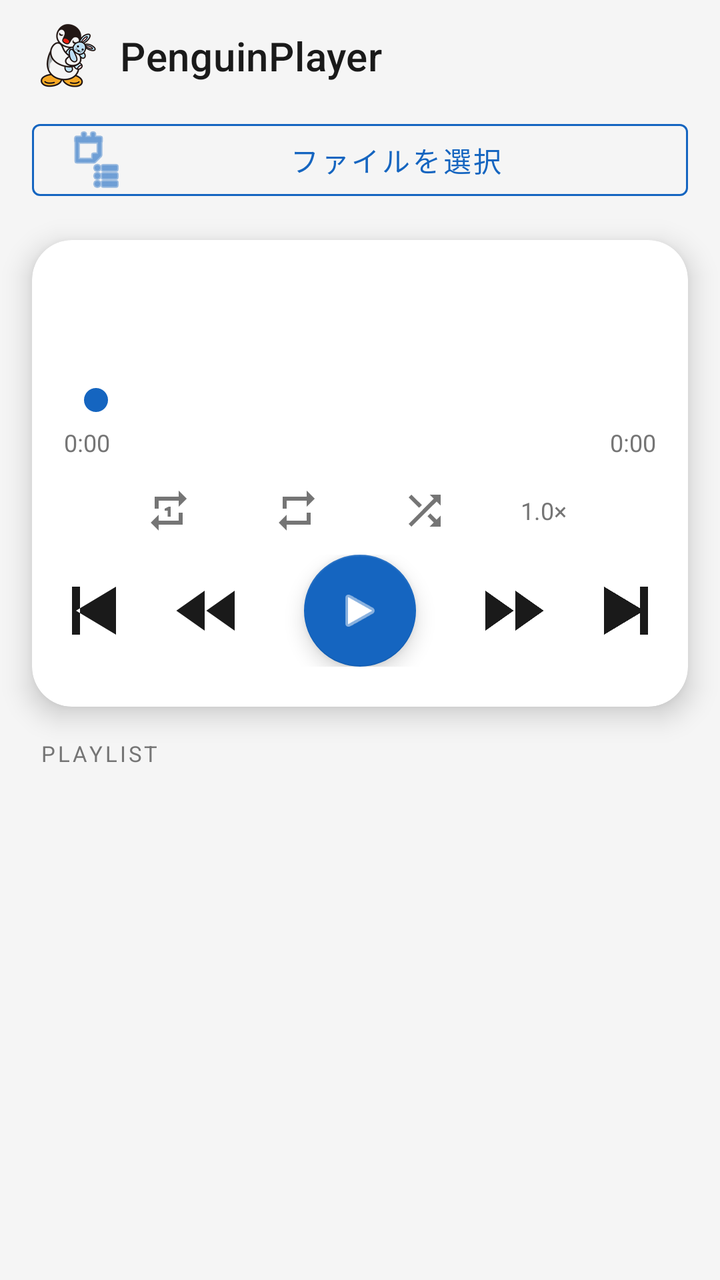
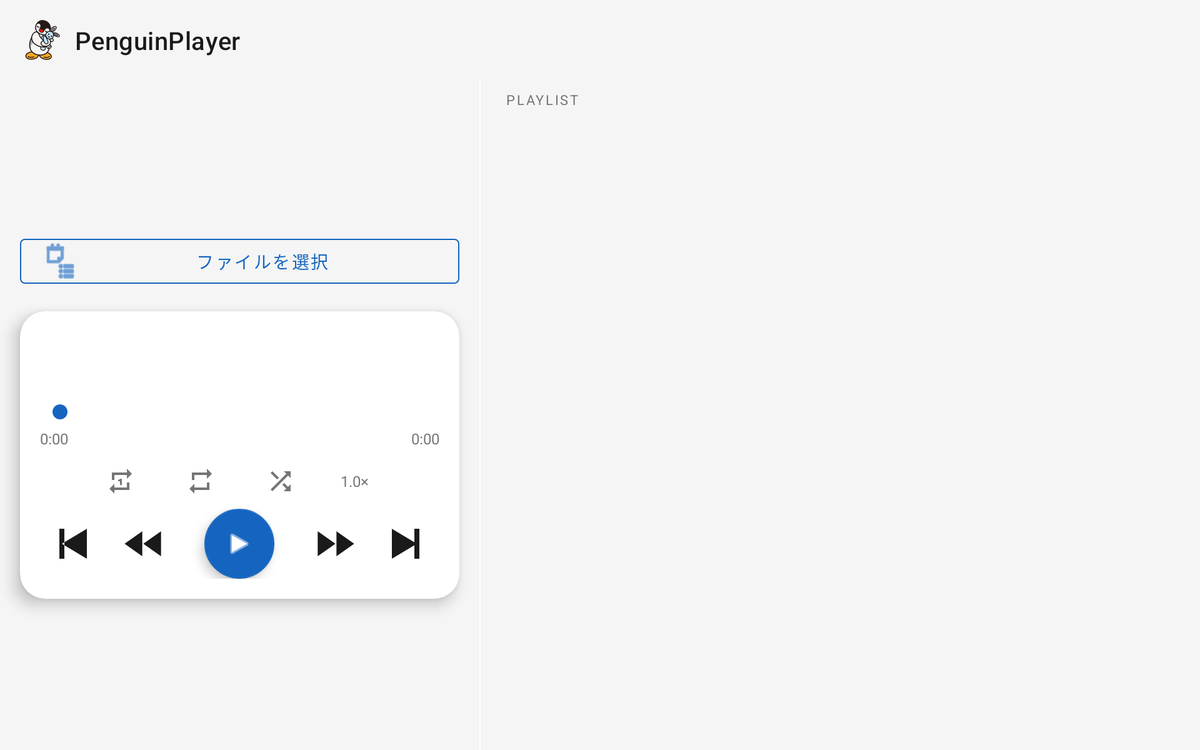

Compare how this app lays out the same screen by default and in its alternative resource folder. The renders come first, then the two layout files and the values they reference.
<!-- AndroidManifest.xml: application theme Theme.PenguinPlayer -->
<!-- res/layout/activity_main.xml -->
<?xml version="1.0" encoding="utf-8"?>
<androidx.coordinatorlayout.widget.CoordinatorLayout
    xmlns:android="http://schemas.android.com/apk/res/android"
    xmlns:app="http://schemas.android.com/apk/res-auto"
    android:layout_width="match_parent"
    android:layout_height="match_parent"
    android:background="@color/background">

    <com.google.android.material.appbar.AppBarLayout
        android:layout_width="match_parent"
        android:layout_height="wrap_content"
        android:backgroundTint="@color/background"
        app:elevation="0dp">

        <com.google.android.material.appbar.MaterialToolbar
            android:id="@+id/toolbar"
            android:layout_width="match_parent"
            android:layout_height="?attr/actionBarSize"
            app:logo="@drawable/img_toolbar_penguin_spaced"
            app:logoDescription="Penguin"
            app:title="PenguinPlayer"
            app:titleTextColor="@color/text_primary"
            app:titleTextAppearance="@style/TextAppearance.MaterialComponents.Headline6" />
    </com.google.android.material.appbar.AppBarLayout>

    
    <LinearLayout
        android:layout_width="match_parent"
        android:layout_height="match_parent"
        android:orientation="vertical"
        app:layout_behavior="@string/appbar_scrolling_view_behavior">

        
        <com.google.android.material.button.MaterialButton
            android:id="@+id/btnSelectStorage"
            style="@style/Widget.MaterialComponents.Button.OutlinedButton"
            android:layout_width="match_parent"
            android:layout_height="48dp"
            android:layout_marginHorizontal="16dp"
            android:layout_marginTop="0dp"
            android:layout_marginBottom="16dp"
            android:text="@string/select_storage"
            android:textColor="@color/primary"
            app:strokeColor="@color/primary"
            app:icon="@android:drawable/ic_menu_agenda"
            app:iconTint="@color/primary" />

        
        <com.google.android.material.card.MaterialCardView
            android:layout_width="match_parent"
            android:layout_height="wrap_content"
            android:layout_marginHorizontal="16dp"
            android:layout_marginBottom="16dp"
            app:cardBackgroundColor="@color/surface_card"
            app:cardCornerRadius="20dp"
            app:cardElevation="8dp">

            <LinearLayout
                android:layout_width="match_parent"
                android:layout_height="wrap_content"
                android:orientation="vertical"
                android:padding="16dp">

                
                <TextView
                    android:id="@+id/tvTrackTitle"
                    android:layout_width="match_parent"
                    android:layout_height="wrap_content"
                    android:text=""
                    android:textColor="@color/text_primary"
                    android:textSize="17sp"
                    android:textStyle="bold"
                    android:gravity="center"
                    android:maxLines="1"
                    android:ellipsize="end"
                    android:layout_marginBottom="4dp" />

                
                <TextView
                    android:id="@+id/tvFileName"
                    android:layout_width="match_parent"
                    android:layout_height="wrap_content"
                    android:text=""
                    android:textColor="@color/text_secondary"
                    android:textSize="12sp"
                    android:gravity="center"
                    android:layout_marginBottom="12dp" />

                
                <SeekBar
                    android:id="@+id/seekBar"
                    android:layout_width="match_parent"
                    android:layout_height="wrap_content"
                    android:progress="0"
                    android:max="100"
                    android:progressTint="@color/primary"
                    android:thumbTint="@color/primary"
                    android:progressBackgroundTint="@color/surface"
                    android:layout_marginBottom="4dp" />

                
                <LinearLayout
                    android:layout_width="match_parent"
                    android:layout_height="wrap_content"
                    android:orientation="horizontal"
                    android:layout_marginBottom="10dp">

                    <TextView
                        android:id="@+id/tvCurrentTime"
                        android:layout_width="0dp"
                        android:layout_height="wrap_content"
                        android:layout_weight="1"
                        android:text="0:00"
                        android:textColor="@color/text_secondary"
                        android:textSize="12sp" />

                    <TextView
                        android:id="@+id/tvTotalTime"
                        android:layout_width="wrap_content"
                        android:layout_height="wrap_content"
                        android:text="0:00"
                        android:textColor="@color/text_secondary"
                        android:textSize="12sp" />
                </LinearLayout>

                
                <LinearLayout
                    android:layout_width="match_parent"
                    android:layout_height="wrap_content"
                    android:orientation="horizontal"
                    android:gravity="center"
                    android:layout_marginBottom="6dp">

                    <ImageButton
                        android:id="@+id/btnRepeatOne"
                        android:layout_width="32dp"
                        android:layout_height="32dp"
                        android:src="@drawable/ic_repeat_one"
                        android:background="?attr/selectableItemBackgroundBorderless"
                        android:tint="@color/text_secondary"
                        android:contentDescription="1曲リピート" />

                    <ImageButton
                        android:id="@+id/btnRepeatAll"
                        android:layout_width="32dp"
                        android:layout_height="32dp"
                        android:src="@drawable/ic_repeat"
                        android:background="?attr/selectableItemBackgroundBorderless"
                        android:tint="@color/text_secondary"
                        android:layout_marginHorizontal="32dp"
                        android:contentDescription="リストリピート" />

                    <ImageButton
                        android:id="@+id/btnShuffle"
                        android:layout_width="32dp"
                        android:layout_height="32dp"
                        android:src="@drawable/ic_shuffle"
                        android:background="?attr/selectableItemBackgroundBorderless"
                        android:tint="@color/text_secondary"
                        android:contentDescription="シャッフル" />

                    <TextView
                        android:id="@+id/tvPlaybackSpeed"
                        android:layout_width="wrap_content"
                        android:layout_height="wrap_content"
                        android:text="1.0×"
                        android:textColor="@color/text_secondary"
                        android:textSize="12sp"
                        android:layout_marginStart="24dp"
                        android:paddingHorizontal="8dp"
                        android:paddingVertical="4dp"
                        android:background="?attr/selectableItemBackgroundBorderless"
                        android:contentDescription="再生速度" />
                </LinearLayout>

                
                <LinearLayout
                    android:layout_width="match_parent"
                    android:layout_height="wrap_content"
                    android:orientation="horizontal"
                    android:gravity="center"
                    android:layout_marginBottom="4dp">

                    <ImageButton
                        android:id="@+id/btnSkipPrev"
                        android:layout_width="48dp"
                        android:layout_height="48dp"
                        android:padding="0dp"
                        android:scaleType="fitCenter"
                        android:src="@drawable/ic_skip_previous"
                        android:background="?attr/selectableItemBackgroundBorderless"
                        android:tint="@color/text_primary"
                        android:contentDescription="Skip Previous" />

                    <ImageButton
                        android:id="@+id/btnRewind"
                        android:layout_width="48dp"
                        android:layout_height="48dp"
                        android:padding="4dp"
                        android:scaleType="fitCenter"
                        android:src="@drawable/ic_rewind"
                        android:background="?attr/selectableItemBackgroundBorderless"
                        android:tint="@color/text_primary"
                        android:layout_marginHorizontal="8dp"
                        android:contentDescription="Rewind" />

                    <com.google.android.material.floatingactionbutton.FloatingActionButton
                        android:id="@+id/fabPlayPause"
                        android:layout_width="wrap_content"
                        android:layout_height="wrap_content"
                        android:layout_marginHorizontal="16dp"
                        android:src="@android:drawable/ic_media_play"
                        app:backgroundTint="@color/primary"
                        app:tint="@color/white"
                        android:contentDescription="Play/Pause" />

                    <ImageButton
                        android:id="@+id/btnFastForward"
                        android:layout_width="48dp"
                        android:layout_height="48dp"
                        android:padding="4dp"
                        android:scaleType="fitCenter"
                        android:src="@drawable/ic_fast_forward"
                        android:background="?attr/selectableItemBackgroundBorderless"
                        android:tint="@color/text_primary"
                        android:layout_marginHorizontal="8dp"
                        android:contentDescription="Fast Forward" />

                    <ImageButton
                        android:id="@+id/btnSkipNext"
                        android:layout_width="48dp"
                        android:layout_height="48dp"
                        android:padding="0dp"
                        android:scaleType="fitCenter"
                        android:src="@drawable/ic_skip_next"
                        android:background="?attr/selectableItemBackgroundBorderless"
                        android:tint="@color/text_primary"
                        android:contentDescription="Skip Next" />
                </LinearLayout>
            </LinearLayout>
        </com.google.android.material.card.MaterialCardView>

        
        <TextView
            android:layout_width="match_parent"
            android:layout_height="wrap_content"
            android:text="@string/playlist"
            android:textColor="@color/text_secondary"
            android:textSize="11sp"
            android:letterSpacing="0.12"
            android:layout_marginBottom="8dp"
            android:layout_marginHorizontal="20dp" />

        
        <androidx.recyclerview.widget.RecyclerView
            android:id="@+id/rvPlaylist"
            android:layout_width="match_parent"
            android:layout_height="0dp"
            android:layout_weight="1"
            android:paddingHorizontal="16dp"
            android:paddingBottom="16dp"
            android:clipToPadding="false" />

    </LinearLayout>

</androidx.coordinatorlayout.widget.CoordinatorLayout>
<!-- resources referenced by this layout -->
<resources>
  <color name="background">#F5F5F5</color>
  <color name="primary">#1565C0</color>
  <color name="surface">#FFFFFF</color>
  <color name="surface_card">#FFFFFF</color>
  <color name="text_primary">#1A1A1A</color>
  <color name="text_secondary">#757575</color>
  <color name="white">#FFFFFF</color>
  <!-- drawable ic_fast_forward (drawable) -->
  <?xml version="1.0" encoding="utf-8"?>
  <vector xmlns:android="http://schemas.android.com/apk/res/android"
      android:width="24dp"
      android:height="24dp"
      android:viewportWidth="24"
      android:viewportHeight="24">
      <path
          android:fillColor="@android:color/black"
          android:pathData="M4,18l8.5,-6L4,6v12zM13,6v12l8.5,-6L13,6z"/>
  </vector>
  <!-- drawable ic_repeat (drawable) -->
  <?xml version="1.0" encoding="utf-8"?>
  <vector xmlns:android="http://schemas.android.com/apk/res/android"
      android:width="24dp"
      android:height="24dp"
      android:viewportWidth="24"
      android:viewportHeight="24">
      <path
          android:fillColor="#FF000000"
          android:pathData="M7,7h10v3l4,-4 -4,-4v3H5v6h2V7zm10,10H7v-3l-4,4 4,4v-3h12v-6h-2v4z"/>
  </vector>
  <!-- drawable ic_repeat_one (drawable) -->
  <?xml version="1.0" encoding="utf-8"?>
  <vector xmlns:android="http://schemas.android.com/apk/res/android"
      android:width="24dp"
      android:height="24dp"
      android:viewportWidth="24"
      android:viewportHeight="24">
      <path
          android:fillColor="#FF000000"
          android:pathData="M7,7h10v3l4,-4 -4,-4v3H5v6h2V7zm10,10H7v-3l-4,4 4,4v-3h12v-6h-2v4zm-4,-2v-5h-1l-2,1v1h1.5v3H13z"/>
  </vector>
  <!-- drawable ic_rewind (drawable) -->
  <?xml version="1.0" encoding="utf-8"?>
  <vector xmlns:android="http://schemas.android.com/apk/res/android"
      android:width="24dp"
      android:height="24dp"
      android:viewportWidth="24"
      android:viewportHeight="24">
      <path
          android:fillColor="@android:color/black"
          android:pathData="M11,18V6l-8.5,6 8.5,6zM11.5,12l8.5,6V6l-8.5,6z"/>
  </vector>
  <!-- drawable ic_shuffle (drawable) -->
  <?xml version="1.0" encoding="utf-8"?>
  <vector xmlns:android="http://schemas.android.com/apk/res/android"
      android:width="24dp"
      android:height="24dp"
      android:viewportWidth="24"
      android:viewportHeight="24">
      <path
          android:fillColor="#FF000000"
          android:pathData="M10.59,9.17L5.41,4L4,5.41l5.17,5.17l1.42,-1.41zM14.5,4l2.04,2.04L4,18.59L5.41,20l12.55,-12.54L20,9.5V4h-5.5zm0.33,9.41l-1.41,1.41 3.13,3.13L14.5,20H20v-5.5l-2.04,2.04 -3.13,-3.13z"/>
  </vector>
  <!-- drawable ic_skip_next (drawable) -->
  <?xml version="1.0" encoding="utf-8"?>
  <vector xmlns:android="http://schemas.android.com/apk/res/android"
      android:width="24dp"
      android:height="24dp"
      android:viewportWidth="24"
      android:viewportHeight="24">
      <path
          android:fillColor="#FF000000"
          android:pathData="M7,6l10,6L7,18zM16,6h2v12h-2z"/>
  </vector>
  <!-- drawable ic_skip_previous (drawable) -->
  <?xml version="1.0" encoding="utf-8"?>
  <vector xmlns:android="http://schemas.android.com/apk/res/android"
      android:width="24dp"
      android:height="24dp"
      android:viewportWidth="24"
      android:viewportHeight="24">
      <path
          android:fillColor="#FF000000"
          android:pathData="M6,6h2v12H6zM17,6L7,12l10,6z"/>
  </vector>
  <!-- drawable img_toolbar_penguin_spaced (drawable) -->
  <?xml version="1.0" encoding="utf-8"?>
  <inset xmlns:android="http://schemas.android.com/apk/res/android"
      android:drawable="@drawable/img_toolbar_penguin"
      android:insetRight="12dp" />
  <string name="playlist">PLAYLIST</string>
  <string name="select_storage">ファイルを選択</string>
  <color name="primary_dark">#003c8f</color>
  <!-- some entries are left out for length -->
</resources>
<!-- res/layout-sw600dp-land/activity_main.xml (the repository's variant of the layout above) -->
<!-- drawn on a 7-inch tablet turned sideways -->
<?xml version="1.0" encoding="utf-8"?>
<androidx.coordinatorlayout.widget.CoordinatorLayout
    xmlns:android="http://schemas.android.com/apk/res/android"
    xmlns:app="http://schemas.android.com/apk/res-auto"
    android:layout_width="match_parent"
    android:layout_height="match_parent"
    android:background="@color/background">

    <com.google.android.material.appbar.AppBarLayout
        android:layout_width="match_parent"
        android:layout_height="wrap_content"
        android:backgroundTint="@color/background"
        app:elevation="0dp">

        <com.google.android.material.appbar.MaterialToolbar
            android:id="@+id/toolbar"
            android:layout_width="match_parent"
            android:layout_height="?attr/actionBarSize"
            app:logo="@drawable/img_toolbar_penguin_spaced"
            app:logoDescription="Penguin"
            app:title="PenguinPlayer"
            app:titleTextColor="@color/text_primary"
            app:titleTextAppearance="@style/TextAppearance.MaterialComponents.Headline6" />
    </com.google.android.material.appbar.AppBarLayout>

    
    <LinearLayout
        android:layout_width="match_parent"
        android:layout_height="match_parent"
        android:orientation="horizontal"
        app:layout_behavior="@string/appbar_scrolling_view_behavior">

        
        <LinearLayout
            android:layout_width="0dp"
            android:layout_height="match_parent"
            android:layout_weight="2"
            android:orientation="vertical"
            android:gravity="center_vertical">

            
            <com.google.android.material.button.MaterialButton
                android:id="@+id/btnSelectStorage"
                style="@style/Widget.MaterialComponents.Button.OutlinedButton"
                android:layout_width="match_parent"
                android:layout_height="48dp"
                android:layout_marginHorizontal="16dp"
                android:layout_marginBottom="16dp"
                android:text="@string/select_storage"
                android:textColor="@color/primary"
                app:strokeColor="@color/primary"
                app:icon="@android:drawable/ic_menu_agenda"
                app:iconTint="@color/primary" />

            
            <com.google.android.material.card.MaterialCardView
                android:layout_width="match_parent"
                android:layout_height="wrap_content"
                android:layout_marginHorizontal="16dp"
                app:cardBackgroundColor="@color/surface_card"
                app:cardCornerRadius="20dp"
                app:cardElevation="8dp">

                <LinearLayout
                    android:layout_width="match_parent"
                    android:layout_height="wrap_content"
                    android:orientation="vertical"
                    android:padding="16dp">

                    
                    <TextView
                        android:id="@+id/tvTrackTitle"
                        android:layout_width="match_parent"
                        android:layout_height="wrap_content"
                        android:text=""
                        android:textColor="@color/text_primary"
                        android:textSize="17sp"
                        android:textStyle="bold"
                        android:gravity="center"
                        android:maxLines="1"
                        android:ellipsize="end"
                        android:layout_marginBottom="4dp" />

                    
                    <TextView
                        android:id="@+id/tvFileName"
                        android:layout_width="match_parent"
                        android:layout_height="wrap_content"
                        android:text=""
                        android:textColor="@color/text_secondary"
                        android:textSize="12sp"
                        android:gravity="center"
                        android:layout_marginBottom="12dp" />

                    
                    <SeekBar
                        android:id="@+id/seekBar"
                        android:layout_width="match_parent"
                        android:layout_height="wrap_content"
                        android:progress="0"
                        android:max="100"
                        android:progressTint="@color/primary"
                        android:thumbTint="@color/primary"
                        android:progressBackgroundTint="@color/surface"
                        android:layout_marginBottom="4dp" />

                    
                    <LinearLayout
                        android:layout_width="match_parent"
                        android:layout_height="wrap_content"
                        android:orientation="horizontal"
                        android:layout_marginBottom="10dp">

                        <TextView
                            android:id="@+id/tvCurrentTime"
                            android:layout_width="0dp"
                            android:layout_height="wrap_content"
                            android:layout_weight="1"
                            android:text="0:00"
                            android:textColor="@color/text_secondary"
                            android:textSize="12sp" />

                        <TextView
                            android:id="@+id/tvTotalTime"
                            android:layout_width="wrap_content"
                            android:layout_height="wrap_content"
                            android:text="0:00"
                            android:textColor="@color/text_secondary"
                            android:textSize="12sp" />
                    </LinearLayout>

                    
                    <LinearLayout
                        android:layout_width="match_parent"
                        android:layout_height="wrap_content"
                        android:orientation="horizontal"
                        android:gravity="center"
                        android:layout_marginBottom="6dp">

                        <ImageButton
                            android:id="@+id/btnRepeatOne"
                            android:layout_width="32dp"
                            android:layout_height="32dp"
                            android:src="@drawable/ic_repeat_one"
                            android:background="?attr/selectableItemBackgroundBorderless"
                            android:tint="@color/text_secondary"
                            android:contentDescription="1曲リピート" />

                        <ImageButton
                            android:id="@+id/btnRepeatAll"
                            android:layout_width="32dp"
                            android:layout_height="32dp"
                            android:src="@drawable/ic_repeat"
                            android:background="?attr/selectableItemBackgroundBorderless"
                            android:tint="@color/text_secondary"
                            android:layout_marginHorizontal="32dp"
                            android:contentDescription="リストリピート" />

                        <ImageButton
                            android:id="@+id/btnShuffle"
                            android:layout_width="32dp"
                            android:layout_height="32dp"
                            android:src="@drawable/ic_shuffle"
                            android:background="?attr/selectableItemBackgroundBorderless"
                            android:tint="@color/text_secondary"
                            android:contentDescription="シャッフル" />

                        <TextView
                            android:id="@+id/tvPlaybackSpeed"
                            android:layout_width="wrap_content"
                            android:layout_height="wrap_content"
                            android:text="1.0×"
                            android:textColor="@color/text_secondary"
                            android:textSize="12sp"
                            android:layout_marginStart="24dp"
                            android:paddingHorizontal="8dp"
                            android:paddingVertical="4dp"
                            android:background="?attr/selectableItemBackgroundBorderless"
                            android:contentDescription="再生速度" />
                    </LinearLayout>

                    
                    <LinearLayout
                        android:layout_width="match_parent"
                        android:layout_height="wrap_content"
                        android:orientation="horizontal"
                        android:gravity="center">

                        <ImageButton
                            android:id="@+id/btnSkipPrev"
                            android:layout_width="48dp"
                            android:layout_height="48dp"
                            android:padding="0dp"
                            android:scaleType="fitCenter"
                            android:src="@drawable/ic_skip_previous"
                            android:background="?attr/selectableItemBackgroundBorderless"
                            android:tint="@color/text_primary"
                            android:contentDescription="Skip Previous" />

                        <ImageButton
                            android:id="@+id/btnRewind"
                            android:layout_width="48dp"
                            android:layout_height="48dp"
                            android:padding="4dp"
                            android:scaleType="fitCenter"
                            android:src="@drawable/ic_rewind"
                            android:background="?attr/selectableItemBackgroundBorderless"
                            android:tint="@color/text_primary"
                            android:layout_marginHorizontal="8dp"
                            android:contentDescription="Rewind" />

                        <com.google.android.material.floatingactionbutton.FloatingActionButton
                            android:id="@+id/fabPlayPause"
                            android:layout_width="wrap_content"
                            android:layout_height="wrap_content"
                            android:layout_marginHorizontal="16dp"
                            android:src="@android:drawable/ic_media_play"
                            app:backgroundTint="@color/primary"
                            app:tint="@color/white"
                            android:contentDescription="Play/Pause" />

                        <ImageButton
                            android:id="@+id/btnFastForward"
                            android:layout_width="48dp"
                            android:layout_height="48dp"
                            android:padding="4dp"
                            android:scaleType="fitCenter"
                            android:src="@drawable/ic_fast_forward"
                            android:background="?attr/selectableItemBackgroundBorderless"
                            android:tint="@color/text_primary"
                            android:layout_marginHorizontal="8dp"
                            android:contentDescription="Fast Forward" />

                        <ImageButton
                            android:id="@+id/btnSkipNext"
                            android:layout_width="48dp"
                            android:layout_height="48dp"
                            android:padding="0dp"
                            android:scaleType="fitCenter"
                            android:src="@drawable/ic_skip_next"
                            android:background="?attr/selectableItemBackgroundBorderless"
                            android:tint="@color/text_primary"
                            android:contentDescription="Skip Next" />
                    </LinearLayout>
                </LinearLayout>
            </com.google.android.material.card.MaterialCardView>
        </LinearLayout>

        
        <View
            android:layout_width="1dp"
            android:layout_height="match_parent"
            android:background="@color/surface" />

        
        <LinearLayout
            android:layout_width="0dp"
            android:layout_height="match_parent"
            android:layout_weight="3"
            android:orientation="vertical">

            <TextView
                android:layout_width="match_parent"
                android:layout_height="wrap_content"
                android:text="@string/playlist"
                android:textColor="@color/text_secondary"
                android:textSize="11sp"
                android:letterSpacing="0.12"
                android:layout_marginTop="8dp"
                android:layout_marginBottom="8dp"
                android:layout_marginHorizontal="20dp" />

            <androidx.recyclerview.widget.RecyclerView
                android:id="@+id/rvPlaylist"
                android:layout_width="match_parent"
                android:layout_height="0dp"
                android:layout_weight="1"
                android:paddingHorizontal="16dp"
                android:paddingBottom="16dp"
                android:clipToPadding="false" />
        </LinearLayout>
    </LinearLayout>

</androidx.coordinatorlayout.widget.CoordinatorLayout>
